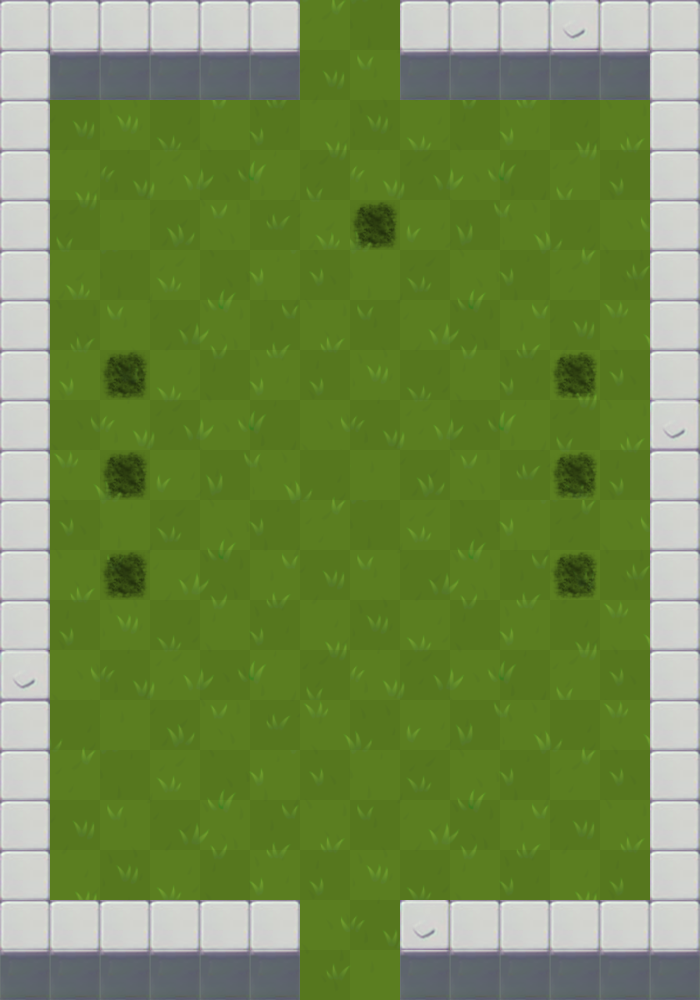

The image is a tile-based game level rendered from a .tmx file. Its description and source (layers, tilesets, objects; grid data summarised) follow:
An orthogonal 14x20 tile map with 50x50 px tiles, 14 tile layers (suelo, pared, enemigos1, enemigos2, ...), 12 tilesets.

<map version="1.2" tiledversion="1.2.3" orientation="orthogonal" renderorder="right-down" width="14" height="20" tilewidth="50" tileheight="50" infinite="0" nextlayerid="15" nextobjectid="1">
 <properties>
  <property name="LongitudSierra" type="float" value="4" />
  <property name="MovingEnemyFinalPosX" type="float" value="5" />
  <property name="MovingEnemyFinalPosY" type="float" value="12" />
 </properties>
 <tileset firstgid="1" name="0" tilewidth="50" tileheight="50" tilecount="1" columns="1">
  <image source="tiles/0.png" width="64" height="64" />
 </tileset>
 <tileset firstgid="2" name="1" tilewidth="50" tileheight="50" tilecount="1" columns="1">
  <image source="tiles/1.png" width="64" height="64" />
 </tileset>
 <tileset firstgid="3" name="2" tilewidth="50" tileheight="50" tilecount="1" columns="1">
  <image source="tiles/2.png" width="64" height="64" />
 </tileset>
 <tileset firstgid="4" name="3" tilewidth="50" tileheight="50" tilecount="1" columns="1">
  <image source="tiles/3.png" width="64" height="64" />
 </tileset>
 <tileset firstgid="5" name="suciedad50" tilewidth="50" tileheight="50" tilecount="1" columns="1">
  <image source="tiles/suciedad50.png" width="50" height="50" />
 </tileset>
 <tileset firstgid="6" name="hoyo250" tilewidth="50" tileheight="50" tilecount="1" columns="1">
  <image source="tiles/hoyo250.png" width="50" height="50" />
 </tileset>
 <tileset firstgid="7" name="hoyo50" tilewidth="50" tileheight="50" tilecount="1" columns="1">
  <image source="tiles/hoyo50.png" width="50" height="50" />
 </tileset>
 <tileset firstgid="8" name="PuertaTransparente" tilewidth="50" tileheight="50" tilecount="1" columns="1">
  <image source="tiles/PuertaTransparente.png" width="50" height="50" />
 </tileset>
 <tileset firstgid="9" name="Bloque" tilewidth="50" tileheight="50" tilecount="1" columns="1">
  <image source="tiles/Bloque.png" width="50" height="50" />
 </tileset>
 <tileset firstgid="10" name="Bloque2" tilewidth="50" tileheight="50" tilecount="1" columns="1">
  <image source="tiles/Bloque2.png" width="50" height="50" />
 </tileset>
 <tileset firstgid="11" name="BloquePerp" tilewidth="50" tileheight="50" tilecount="1" columns="1">
  <image source="tiles/BloquePerp.png" width="50" height="50" />
 </tileset>
 <tileset firstgid="12" name="sueloCespedCompleto" tilewidth="50" tileheight="50" tilecount="280" columns="14">
  <image source="tiles/sueloCespedCompleto.png" width="700" height="1000" />
 </tileset>
 <layer id="1" name="suelo" width="14" height="20">
  <data>[280 cells, 280 non-empty, 280 distinct tile ids]</data>
 </layer>
 <layer id="2" name="pared" width="14" height="20">
  <data>[280 cells, 80 non-empty, 3 distinct tile ids]</data>
 </layer>
 <layer id="3" name="enemigos1" width="14" height="20">
  <data>[280 cells, 6 non-empty, 1 distinct tile ids]</data>
 </layer>
 <layer id="4" name="enemigos2" width="14" height="20">
  <data>[280 cells, 0 non-empty, 0 distinct tile ids]</data>
 </layer>
 <layer id="5" name="enemigos3" width="14" height="20">
  <data>[280 cells, 1 non-empty, 1 distinct tile ids]</data>
 </layer>
 <layer id="14" name="enemigos4" width="14" height="20">
  <data>[280 cells, 0 non-empty, 0 distinct tile ids]</data>
 </layer>
 <layer id="6" name="blocker" width="14" height="20">
  <data>[280 cells, 0 non-empty, 0 distinct tile ids]</data>
 </layer>
 <layer id="12" name="pinchos" width="14" height="20">
  <data>[280 cells, 0 non-empty, 0 distinct tile ids]</data>
 </layer>
 <layer id="13" name="sierra" width="14" height="20">
  <data>[280 cells, 0 non-empty, 0 distinct tile ids]</data>
 </layer>
 <layer id="7" name="mejoraVida" width="14" height="20">
  <data>[280 cells, 0 non-empty, 0 distinct tile ids]</data>
 </layer>
 <layer id="8" name="mejoraAtaque" width="14" height="20">
  <data>[280 cells, 0 non-empty, 0 distinct tile ids]</data>
 </layer>
 <layer id="9" name="mejoraMovimiento" width="14" height="20">
  <data>[280 cells, 0 non-empty, 0 distinct tile ids]</data>
 </layer>
 <layer id="10" name="mejoraCadencia" width="14" height="20">
  <data>[280 cells, 0 non-empty, 0 distinct tile ids]</data>
 </layer>
 <layer id="11" name="puerta" width="14" height="20">
  <data>[280 cells, 2 non-empty, 1 distinct tile ids]</data>
 </layer>
</map>
